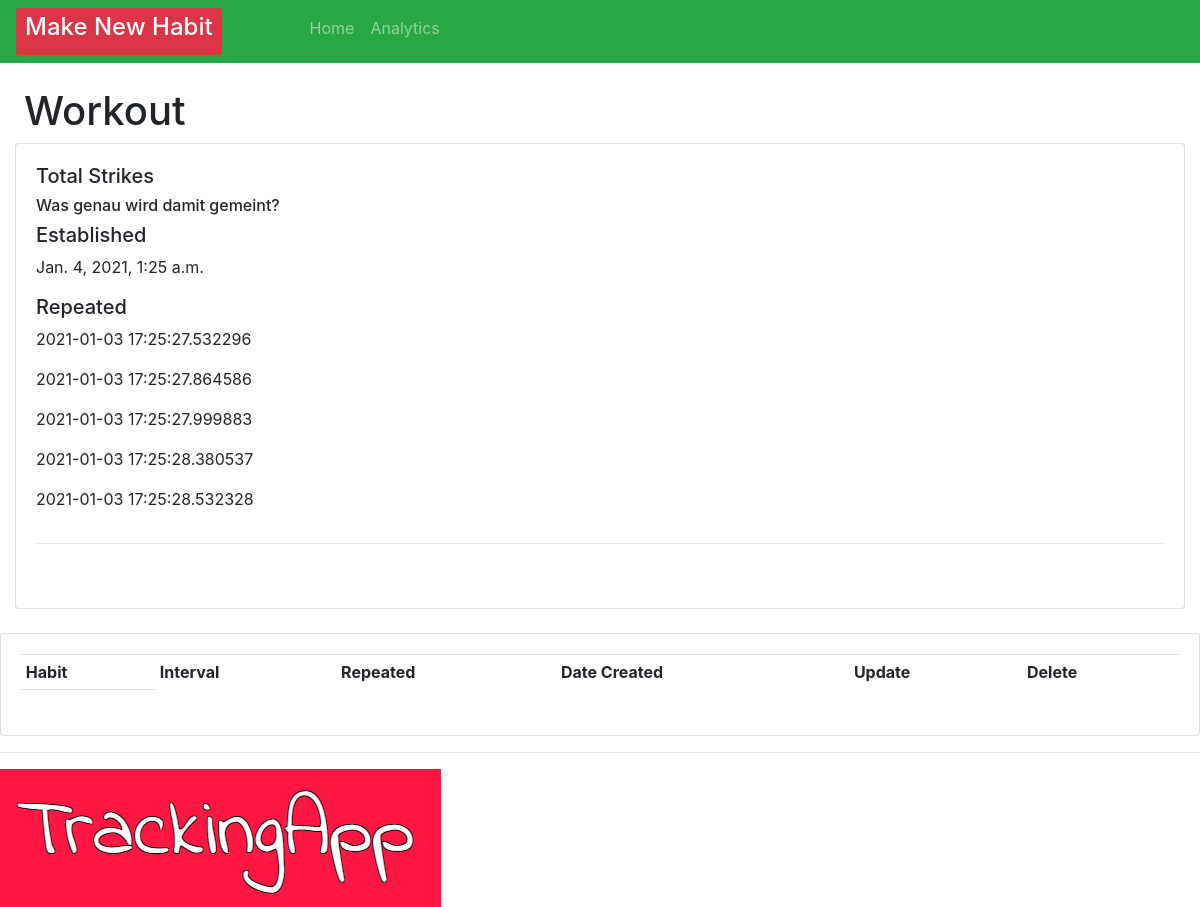
/habit/1, run on the app's committed database.
### crm/models.py (models this page shows)
class Order(models.Model):
    INTERVAL = (
            ('Daily', 'Daily'),
            ('Weekly', 'Weekly' ),
            ('Biweekly', 'Biweekly'),
            ('Monthly', 'Monthly'),
            )
    HABIT = (
        ('Call Mum', 'Call Mum'),
        ('Workout', 'Workout'),
        ('Buy Groceries', 'Buy Groceries'),
        ('Study Maths', 'Study Maths'),
        ('Meditate', 'Meditate'),
    )
    habit = models.CharField(max_length=200, null=True, blank=True)
    predefinedHabit = models.CharField(max_length=200, null=True, choices=HABIT, blank=True)
    interval = models.CharField(max_length=400, null=True, choices=INTERVAL)
    checked = models.IntegerField(blank=True, default=0, null=True)
    strike = models.IntegerField(blank=True, default=0, null=True)
    created = models.DateTimeField(auto_now=True, auto_now_add=False, editable=False, null=True, blank=True)
    strikeList = models.ManyToManyField(Count)
    checkedList = models.ManyToManyField(Repeats)
    timeStamp = models.DateField(auto_now_add=True,  auto_now=False, blank=True)
    date_created = models.DateTimeField(auto_now=True, null=True, editable=False, blank=True)

class Repeats(models.Model):
    date_created =  models.DateTimeField(auto_now=True, null=True, editable=False, blank=True)
    timeStamp = models.DateField(auto_now_add=True,  auto_now=False, blank=True)
    test = models.CharField(max_length=200, null=True, blank=True)

### crm/views.py (the view)
# urls.py: path('habit/<str:pk>', views.habit, name="habit"),
def habit(request, pk):
    repeats = Repeats.objects.filter()
    orders = Order.objects.all()
    order = Order.objects.get(id=pk)
    repeat = order.checkedList.filter()
    try:
        strikes = Count.objects.get(id=pk)
    except Count.DoesNotExist:
     strikes = None
    context = { "order":order, "strikes":strikes, "repeats": repeats, "repeat": repeat}
    return render(request, 'habit/habit.html', context)

### crm/templates/habit/habit.html (shortened to what this page needs)
{% extends 'habit/main.html' %}
{% block content %}
<br>
    <h1 style="margin-left: 2%;">
        {% if order.predefinedHabit != null and order.habit == null%} <td>
            {{ order.predefinedHabit }}
        </td> {% endif %}
    </h1>
    <div class="col-md">
        <div class="card card-body">
            <h5>Total Strikes</h5>
            <h6>Was genau wird damit gemeint?</h6>
            <h5>Established</h5>
            <p>
            {{order.date_created}}
        </p>
        <h5>Repeated</h5>
           {% for check in repeat %}
            <p>{{check.test}}</p>
          {%endfor%}
            <hr>
            <h1 style="text-align: center; padding: 10px;"></h1>
        </div>
    </div>
<br>
<div class="row">
    <div class="col-md">
        <div class="card card-body">
            <table class="table table-sm">
                <tr>
                    <th>Habit</th>
                    <th>Interval</th>
                    <th>Repeated</th>
                    <th>Date Created</th>
                    <th>Update</th>
                    <th>Delete</th>
                </tr>
                <tr>
                    <td> {{checked.date_created}}</td>
                </tr>
            </table>
        </div>
    </div>
</div>
{% endblock %}

### data on the page
Order: predefinedHabit "Workout", date_created "Jan. 4, 2021, 1:25 a.m."
Repeats: test "2021-01-03 17:25:27.532296"
Repeats: test "2021-01-03 17:25:27.864586"
Repeats: test "2021-01-03 17:25:27.999883"
Repeats: test "2021-01-03 17:25:28.380537"
Repeats: test "2021-01-03 17:25:28.532328"
